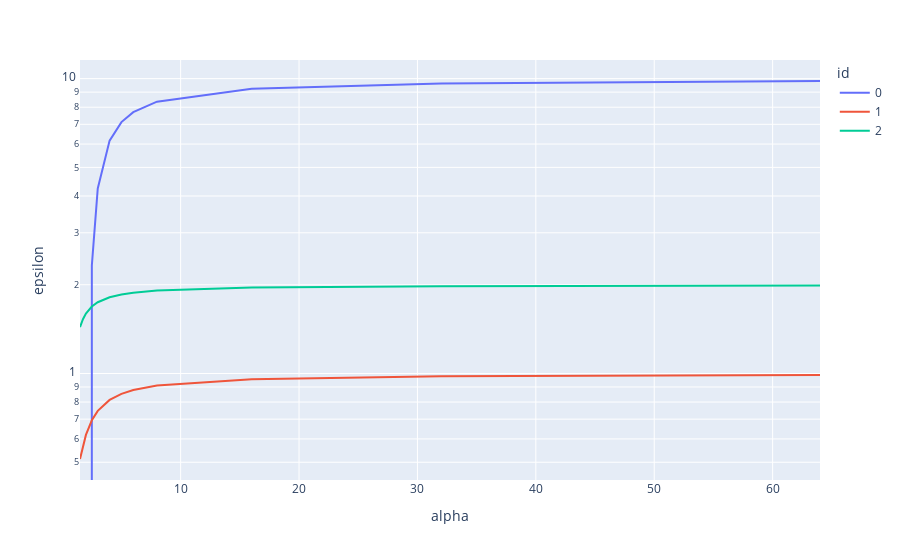

This figure's notebook cell:
### Code cell
plot_budgets([block, lap1, lap2])

### Figure 1 — Plotly figure (JSON) as saved in the notebook; plotly's stock layout.template omitted (floating-point values rounded to 4 significant figures)
{"data": [{"hovertemplate": "id=0<br>alpha=%{x}<br>epsilon=%{y}<extra></extra>", "legendgroup": "0", "line": {"color": "#636efa", "dash": "solid"}, "marker": {"symbol": "circle"}, "mode": "lines", "name": "0", "orientation": "v", "showlegend": true, "type": "scatter", "x": [1.5, 1.75, 2, 2.5, 3, 4, 5, 6, 8, 16, 32, 64], "xaxis": "x", "y": [0, 0, 0, 2.325, 4.244, 6.162, 7.122, 7.697, 8.355, 9.232, 9.629, 9.817], "yaxis": "y"}, {"hovertemplate": "id=1<br>alpha=%{x}<br>epsilon=%{y}<extra></extra>", "legendgroup": "1", "line": {"color": "#EF553B", "dash": "solid"}, "marker": {"symbol": "circle"}, "mode": "lines", "name": "1", "orientation": "v", "showlegend": true, "type": "scatter", "x": [1.5, 1.75, 2, 2.5, 3, 4, 5, 6, 8, 16, 32, 64], "xaxis": "x", "y": [0.5129, 0.5705, 0.6191, 0.694, 0.7468, 0.8137, 0.8531, 0.8788, 0.9102, 0.9559, 0.9781, 0.9891], "yaxis": "y"}, {"hovertemplate": "id=2<br>alpha=%{x}<br>epsilon=%{y}<extra></extra>", "legendgroup": "2", "line": {"color": "#00cc96", "dash": "solid"}, "marker": {"symbol": "circle"}, "mode": "lines", "name": "2", "orientation": "v", "showlegend": true, "type": "scatter", "x": [1.5, 1.75, 2, 2.5, 3, 4, 5, 6, 8, 16, 32, 64], "xaxis": "x", "y": [1.437, 1.528, 1.596, 1.687, 1.745, 1.813, 1.853, 1.879, 1.91, 1.956, 1.978, 1.989], "yaxis": "y"}], "layout": {"legend": {"title": {"text": "id"}, "tracegroupgap": 0}, "margin": {"t": 60}, "xaxis": {"anchor": "y", "domain": [0, 1], "title": {"text": "alpha"}}, "yaxis": {"anchor": "x", "domain": [0, 1], "title": {"text": "epsilon"}, "type": "log"}}}
